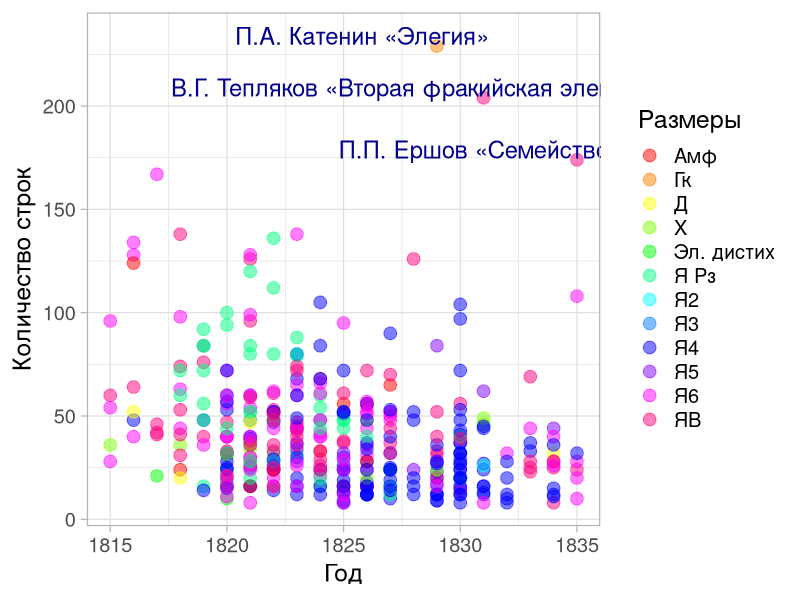

R code for this plot:
library(tidyverse)

# Import data (table with elegies from periodicals with number of lines)
elegies <- read.csv("periodicals_wnumb-of-lines.csv")

# Regrouping metrical scemes
elegies <- elegies %>% 
  filter(Verse!="Полиметр") %>%
  mutate(Verse = str_replace_all(Verse, "(Амф)\\w+", "\\1")) %>% 
  mutate(Verse = str_replace_all(Verse, "(Д)\\w+", "\\1")) %>% 
  mutate(Verse = str_replace_all(Verse, "(Х)\\w+", "\\1")) %>% 
  mutate(Verse = str_replace_all(Verse, "Я\\d\\d+", "Я Рз")) %>% 
  mutate(Verse = str_replace_all(Verse, "Эд", "Эл. дистих"))

labels1 = elegies %>%
  filter(lines > 173) %>%
  mutate(label= c("В.Г. Тепляков «Вторая фракийская элегия»", "П.А. Катенин «Элегия»", "П.П. Ершов «Семейство роз»"))

elegies %>% 
  ggplot(aes(Year, lines, group = Verse, color = Verse)) + 
  geom_point(alpha = 0.5, size = 4) + theme_light(base_size = 18) +
  geom_text(data=labels1, aes(Year, lines, label = label), nudge_x = -3.2, nudge_y=5, size = 6, color = "darkblue") +
  scale_color_manual(values = rainbow(12)) + 
  labs(x = "Год", y = "Количество строк", color = "Размеры")
